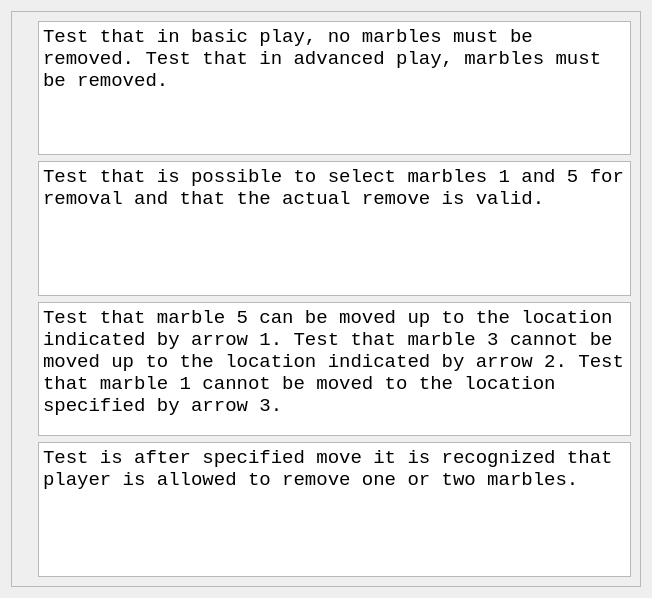
<?xml version="1.0" encoding="UTF-8"?>
<ui version="4.0">
 <class>QtTestPylosGameTestsDialog</class>
 <widget class="QDialog" name="QtTestPylosGameTestsDialog">
  <property name="geometry">
   <rect>
    <x>0</x>
    <y>0</y>
    <width>652</width>
    <height>598</height>
   </rect>
  </property>
  <property name="font">
   <font>
    <family>Courier New</family>
    <pointsize>14</pointsize>
   </font>
  </property>
  <property name="windowTitle">
   <string>Tests performed</string>
  </property>
  <property name="windowIcon">
   <iconset resource="ToolTestPylos.qrc">
    <normaloff>:/images/R.png</normaloff>:/images/R.png</iconset>
  </property>
  <layout class="QGridLayout" name="gridLayout_2">
   <item row="0" column="0">
    <widget class="QScrollArea" name="scrollArea">
     <property name="widgetResizable">
      <bool>true</bool>
     </property>
     <widget class="QWidget" name="scrollAreaWidgetContents">
      <property name="geometry">
       <rect>
        <x>0</x>
        <y>0</y>
        <width>619</width>
        <height>1063</height>
       </rect>
      </property>
      <layout class="QGridLayout" name="gridLayout">
       <item row="0" column="0">
        <widget class="QLabel" name="label_1">
         <property name="text">
          <string/>
         </property>
         <property name="pixmap">
          <pixmap resource="ToolTestPylos.qrc">:/images/ToolTestPylosMustRemove.png</pixmap>
         </property>
        </widget>
       </item>
       <item row="0" column="1">
        <widget class="QPlainTextEdit" name="text_1">
         <property name="readOnly">
          <bool>true</bool>
         </property>
         <property name="plainText">
          <string>Test that in basic play, no marbles must be removed. Test that in advanced play, marbles must be removed.</string>
         </property>
        </widget>
       </item>
       <item row="2" column="0">
        <widget class="QLabel" name="label_3">
         <property name="text">
          <string/>
         </property>
         <property name="pixmap">
          <pixmap resource="ToolTestPylos.qrc">:/images/ToolTestPylosCanMove.png</pixmap>
         </property>
        </widget>
       </item>
       <item row="2" column="1">
        <widget class="QPlainTextEdit" name="text_3">
         <property name="readOnly">
          <bool>true</bool>
         </property>
         <property name="plainText">
          <string>Test that marble 5 can be moved up to the location indicated by arrow 1. Test that marble 3 cannot be moved up to the location indicated by arrow 2. Test that marble 1 cannot be moved to the location specified by arrow 3.</string>
         </property>
        </widget>
       </item>
       <item row="1" column="0">
        <widget class="QLabel" name="label_2">
         <property name="text">
          <string/>
         </property>
         <property name="pixmap">
          <pixmap resource="ToolTestPylos.qrc">:/images/ToolTestPylosDoubleRemoveTest.png</pixmap>
         </property>
        </widget>
       </item>
       <item row="1" column="1">
        <widget class="QPlainTextEdit" name="text_2">
         <property name="readOnly">
          <bool>true</bool>
         </property>
         <property name="plainText">
          <string>Test that is possible to select marbles 1 and 5 for removal and that the actual remove is valid.</string>
         </property>
        </widget>
       </item>
       <item row="3" column="0">
        <widget class="QLabel" name="label">
         <property name="sizePolicy">
          <sizepolicy hsizetype="Maximum" vsizetype="Maximum">
           <horstretch>0</horstretch>
           <verstretch>0</verstretch>
          </sizepolicy>
         </property>
         <property name="maximumSize">
          <size>
           <width>259</width>
           <height>259</height>
          </size>
         </property>
         <property name="text">
          <string/>
         </property>
         <property name="pixmap">
          <pixmap resource="ToolTestPylos.qrc">:/images/ToolTestPylosMoveMustRemove.png</pixmap>
         </property>
         <property name="scaledContents">
          <bool>true</bool>
         </property>
        </widget>
       </item>
       <item row="3" column="1">
        <widget class="QPlainTextEdit" name="text_4">
         <property name="readOnly">
          <bool>true</bool>
         </property>
         <property name="plainText">
          <string>Test is after specified move it is recognized that player is allowed to remove one or two marbles.</string>
         </property>
        </widget>
       </item>
      </layout>
     </widget>
    </widget>
   </item>
  </layout>
 </widget>
 <resources>
  <include location="ToolTestPylos.qrc"/>
 </resources>
 <connections/>
</ui>
